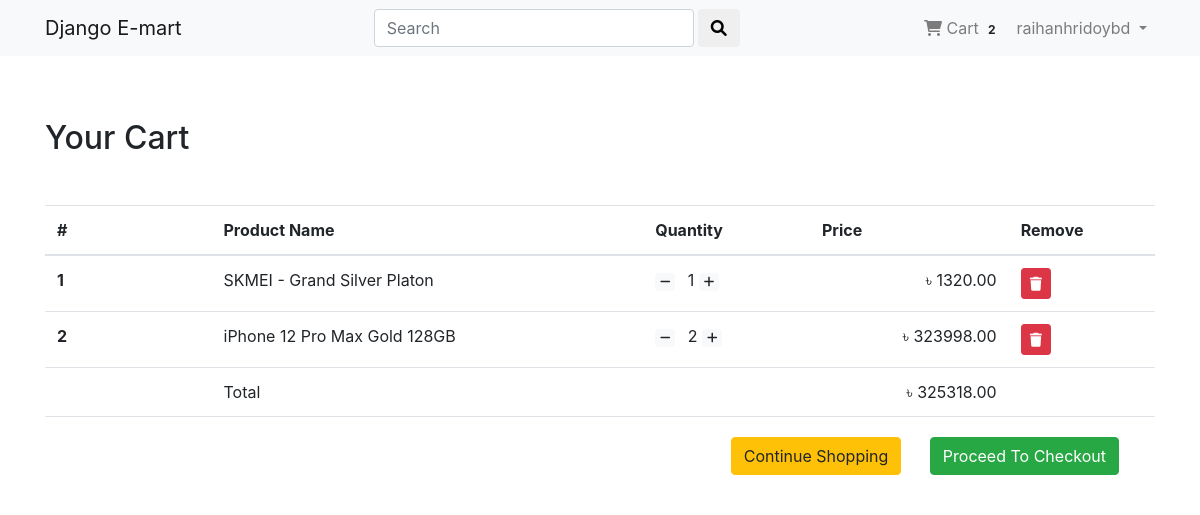
Page /shop/cart/ (signed in) on the committed database.
### Account_App/models.py (models this page shows, shortened)
class User(AbstractBaseUser,PermissionsMixin):
     email = models.EmailField(unique=True, null=False)
     is_staff = models.BooleanField(
          gettext_lazy('staff status'),
          default= False,
          help_text= gettext_lazy('Designates whether the user can log in this site')
     )
     is_active = models.BooleanField(
          gettext_lazy('active'),
          default = True,
          help_text = gettext_lazy('Designates whether this user should be treated as active. Unselect this insstead of deleting accounts')
     )
     USERNAME_FIELD = 'email'
     objects = MyUserManager()

class Profile(models.Model):
     user = models.OneToOneField(User,on_delete=models.CASCADE, related_name='profile')
     username = models.CharField(max_length=264,blank=True)
     full_name =  models.CharField(max_length=264,blank=True)
     address_1 = models.CharField(max_length=300,blank=True)
     city = models.CharField(max_length=40,blank=True)
     zipcode = models.CharField(max_length=10,blank=True)
     country = models.CharField(max_length=50,blank=True)
     phone = models.CharField(max_length=20,blank=True)
     date_joined = models.DateTimeField(auto_now_add=True)

### Order_App/models.py (models this page shows, shortened)
class Order(models.Model):
     orderitems = models.ManyToManyField(Cart)
     user = models.ForeignKey(settings.AUTH_USER_MODEL, on_delete=models.CASCADE)
     ordered = models.BooleanField(default=False)
     created = models.DateTimeField(auto_now_add=True)
     paymentId = models.CharField(max_length=264, blank=True, null=True)
     orderId = models.CharField(max_length=200, blank=True, null=True)
     def get_totals(self):
          total = 0
          for order_item in self.orderitems.all():
               total += float(order_item.get_total())
          return total

class Cart(models.Model):
     user = models.ForeignKey(settings.AUTH_USER_MODEL, on_delete=models.CASCADE, related_name="cart")
     item = models.ForeignKey(Product,on_delete=models.CASCADE)
     quantity = models.IntegerField(default=1)
     purchased = models.BooleanField(default=False)
     created = models.DateTimeField(auto_now_add=True)
     updated = models.DateTimeField(auto_now=True)
     def get_total(self):
          total = self.item.price * self.quantity
          float_total = format(total, '0.2f')
          return float_total

### Shop_App/models.py (models this page shows, shortened)
class Product(models.Model):
     mainimage = models.ImageField(upload_to = "Products")
     name = models.CharField(max_length=264)
     category = models.ForeignKey(Category, on_delete= models.CASCADE, related_name='category')
     preview_text = models.TextField(max_length=200,verbose_name='Preview Text')
     detail_text = models.TextField(max_length=1000, verbose_name='Description')
     price = models.FloatField()
     old_price = models.FloatField(default=0.00)
     created = models.DateTimeField(auto_now_add=True)
     class Meta:
          ordering = ['-created',]

### Order_App/views.py (the view)
# urls.py: path('cart/',views.cart_view, name='cart'),
@login_required
def cart_view(request):
     carts = Cart.objects.filter(user = request.user, purchased = False)
     orders = Order.objects.filter(user= request.user, ordered = False)
     if carts.exists() and orders.exists():
          order = orders[0]
          return render(request,'Order_App/cart.html', context={'carts':carts, 'order':order})
     else:
          messages.warning(request,'Your cart is empty. Please add some item!')
          return redirect('Shop_App:home')

### Order_App/templatetags/cart_tag.py (called while the page is built)
@register.filter
def cart_total(user):
     order = Order.objects.filter(user=user, ordered = False)
     if order.exists():
          return order[0].orderitems.count()
     else:
          return 0

### templates/Order_App/cart.html
{% extends 'base.html' %}
{% block body_block %}
<div class="container">
     <div class="my-5">
          <h2>Your Cart</h2>
     </div>
     <table class="table table-hover">
          <thead>
               <tr>
                    <th scope="col" width="15%">#</th>
                    <th scope="col"> Product Name</th>
                    <th scope="col"> Quantity </th>
                    <th align="right">Price </th>
                    <th scope="col">Remove</th>
               </tr>
          </thead>
          <tbody>
               {% for cart in carts %}
               <tr>
                    <th>{{forloop.counter}}</th>
                    <td>{{cart.item.name}}</td>
                    <td>
                         <a href="{% url 'Order_App:decrease' pk=cart.item.pk %}" class="mr-2"><span class="badge badge-light"><i class="fas fa-minus"></i></span></a>
                         {{cart.quantity}}
                         <a href="{% url 'Order_App:increase' pk=cart.item.pk %}" class="mr-2"><span class="badge badge-light"><i class="fas fa-plus"></i></span></a>
                     </td>
                     <td align="right"> &#2547 {{cart.get_total}}</td>
                     <td><a href="{% url 'Order_App:remove' pk=cart.item.pk %}" class="btn btn-danger btn-sm"><i class="fa-solid fa-trash"></i></a></td>
               </tr>
               {% endfor %}
               <tr>
                    <th scope="row"></th>
                    <td colspan="2">Total</td>
                    <td align="right"> &#2547 {{order.get_totals | floatformat:2 }}</td>
                    <td></td>
               </tr>
               <tr>
                    <th scope="row"></th>
                    <td colspan="4" class="text-right">
                         <a href="{% url 'Shop_App:home' %}" class="btn btn-warning mr-4 mt-2">Continue Shopping</a>
                         <a href="{% url 'Payment_App:checkout' %}" class="btn btn-success mr-4 mt-2">Proceed To Checkout</a>
                    </td>
               </tr>
          </tbody>
     </table>
</div>
{% endblock %}

### templates/navbar.html (shortened to what this page needs)
{% load cart_tag %}
<nav class="navbar navbar-expand-lg navbar-light bg-light">
     <div class="container">
       <a class="navbar-brand" href="{% url 'Shop_App:home'%}">Django E-mart</a>
       <div class="collapse navbar-collapse" id="navbarNav">
        <form class="form-inline ml-auto" action="{% url 'Search_App:search' %}" method="GET">
          <input class="form-control mr-sm-1" style="width: 320px;" name="search" type="search" placeholder="Search" aria-label="Search">
          <button class="btn btn-outline-gray my-2 my-sm-0" type="submit"><i class="fas fa-search"></i></button>
        </form>
        <ul class="navbar-nav ml-auto">
          {% if user.is_authenticated %}
          <li class="nav-item">
            <a class="nav-link" href="{% url 'Order_App:cart'%}"><i class="fa fa-shopping-cart"></i> Cart <span class="badge badge-light">{{ request.user | cart_total }}</span></a>
          </li>
          <li class="nav-item dropdown">
            <a class="nav-link dropdown-toggle" href="#" id="navbarDropdown" role="button" data-bs-toggle="dropdown" aria-haspopup="true" aria-expanded="false">
              {{request.user.profile.username}}
            </a>
          </li>
          {% else %}
          <li class="nav-item">
            <a class="btn btn-success btn-sm" href="{% url 'Account_App:signin'%}">Signin</a>
          </li>
        {% endif %}
        </ul>
      </div>
    </div>
</nav>

### static/css/main.css (style rules this page uses)
* { margin: 0; padding: 0; }

### rows in the picture
User: user|cart_total "2", user.profile.username "raihanhridoybd"
Cart: item.name "SKMEI - Grand Silver Platon", quantity "1", get_total "1320.00"
Cart: item.name "iPhone 12 Pro Max Gold 128GB", quantity "2", get_total "323998.00"
Order: get_totals "325318.00"
